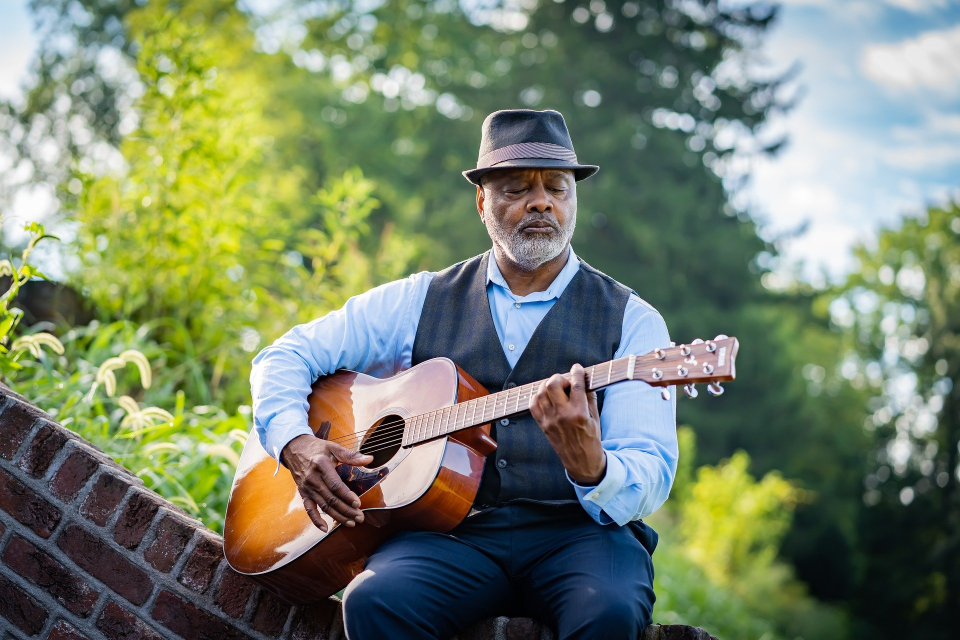
#> input picture front/src/assets/test/test.jpg, 1920 x 1280 px (shown at 1/2 size)
$ python -i contrast.py   (imports and definitions only)   (older library calls are emulated)
#> lines starting #> are read from the running program, lines starting #| are printed output that depends on the picture
import numpy as np
import scipy, scipy.misc, scipy.signal
import cv2


def computeTextureWeights(fin, sigma, sharpness):
    dt0_v = np.vstack((np.diff(fin, n=1, axis=0), fin[0,:]-fin[-1,:]))
    dt0_h = np.vstack((np.diff(fin, n=1, axis=1).conj().T, fin[:,0].conj().T-fin[:,-1].conj().T)).conj().T

    gauker_h = scipy.signal.convolve2d(dt0_h, np.ones((1,sigma)), mode='same')
    gauker_v = scipy.signal.convolve2d(dt0_v, np.ones((sigma,1)), mode='same')

    W_h = 1/(np.abs(gauker_h)*np.abs(dt0_h)+sharpness)
    W_v = 1/(np.abs(gauker_v)*np.abs(dt0_v)+sharpness)

    return  W_h, W_v

def solveLinearEquation(IN, wx, wy, lamda):
    [r, c] = IN.shape
    k = r * c
    dx =  -lamda * wx.flatten('F')
    dy =  -lamda * wy.flatten('F')
    tempx = np.roll(wx, 1, axis=1)
    tempy = np.roll(wy, 1, axis=0)
    dxa = -lamda *tempx.flatten('F')
    dya = -lamda *tempy.flatten('F')
    tmp = wx[:,-1]
    tempx = np.concatenate((tmp[:,None], np.zeros((r,c-1))), axis=1)
    tmp = wy[-1,:]
    tempy = np.concatenate((tmp[None,:], np.zeros((r-1,c))), axis=0)
    dxd1 = -lamda * tempx.flatten('F')
    dyd1 = -lamda * tempy.flatten('F')

    wx[:,-1] = 0
    wy[-1,:] = 0
    dxd2 = -lamda * wx.flatten('F')
    dyd2 = -lamda * wy.flatten('F')

    Ax = scipy.sparse.spdiags(np.concatenate((dxd1[:,None], dxd2[:,None]), axis=1).T, np.array([-k+r,-r]), k, k)
    Ay = scipy.sparse.spdiags(np.concatenate((dyd1[None,:], dyd2[None,:]), axis=0), np.array([-r+1,-1]), k, k)
    D = 1 - ( dx + dy + dxa + dya)
    A = ((Ax+Ay) + (Ax+Ay).conj().T + scipy.sparse.spdiags(D, 0, k, k)).T

    tin = IN[:,:]
    tout = scipy.sparse.linalg.spsolve(A, tin.flatten('F'))
    OUT = np.reshape(tout, (r, c), order='F')

    return OUT


def tsmooth(img, lamda=0.01, sigma=3.0, sharpness=0.001):
    I = cv2.normalize(img.astype('float64'), None, 0.0, 1.0, cv2.NORM_MINMAX)
    x = np.copy(I)
    wx, wy = computeTextureWeights(x, sigma, sharpness)
    S = solveLinearEquation(I, wx, wy, lamda)
    return S

# [48 lines left out: functions rgb2gm, applyK, entropy, maxEntropyEnhance, not called in this run]


def Ying_2017_CAIP(img, mu=0.5, a=-0.3293, b=1.1258):
    lamda = 0.5
    sigma = 5
    I = cv2.normalize(img.astype('float64'), None, 0.0, 1.0, cv2.NORM_MINMAX)

    # Weight matrix estimation
    t_b = np.max(I, axis=2)
    t_our = cv2.resize(tsmooth(cv2.resize(t_b, dsize=(t_b.shape[1], t_b.shape[0]), interpolation=cv2.INTER_CUBIC), lamda, sigma), (t_b.shape[1], t_b.shape[0]), interpolation=cv2.INTER_AREA)

    # Apply camera model with k(exposure ratio)
    isBad = t_our < 0.5
    J = maxEntropyEnhance(I, isBad)

    # W: Weight Matrix
    t = np.zeros((t_our.shape[0], t_our.shape[1], I.shape[2]))
    for i in range(I.shape[2]):
        t[:,:,i] = t_our
    W = t**mu

    I2 = I*W
    J2 = J*(1-W)

    result = I2 + J2
    result = result * 255
    result[result > 255] = 255
    result[result<0] = 0
    return result.astype(np.uint8)

>>> import cv2
>>> picture = cv2.imread('../../../front/src/assets/test/test.jpg')
#> picture is the input picture: shape (1280, 1920, 3); mean B, G, R 106.4, 130.1, 118.2
>>> result = Ying_2017_CAIP(picture)
#> in Ying_2017_CAIP, `t_b = np.max(I, axis=2)`:
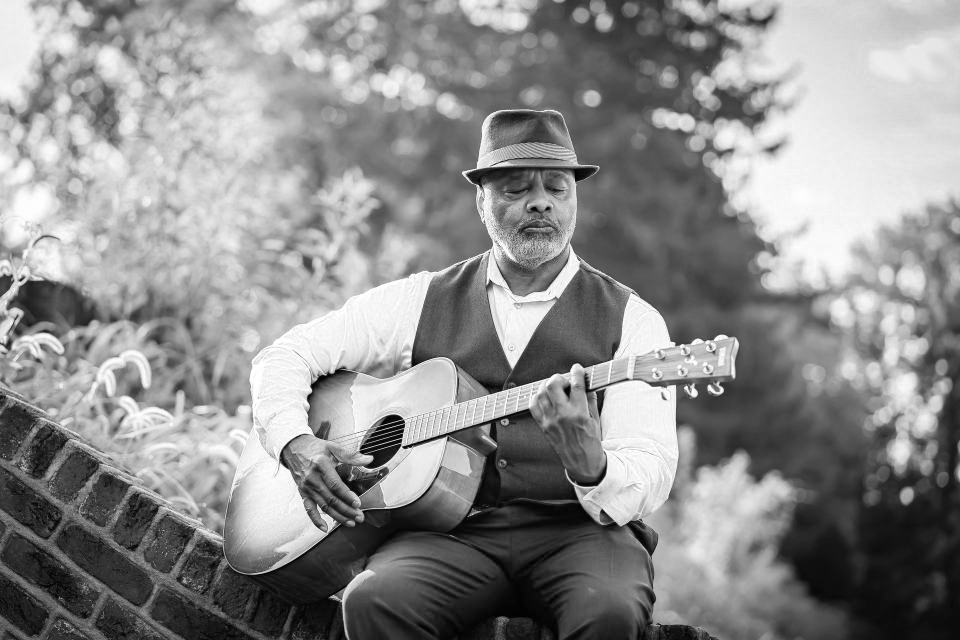
#> t_b: shape (1280, 1920) float64 (shown at 1/2 size); min 0, max 1, mean 0.55
#> in computeTextureWeights, `dt0_v = np.vstack((np.diff(fin, n=1, axis=0), fin[0,:]-fin[-1,:]))`:
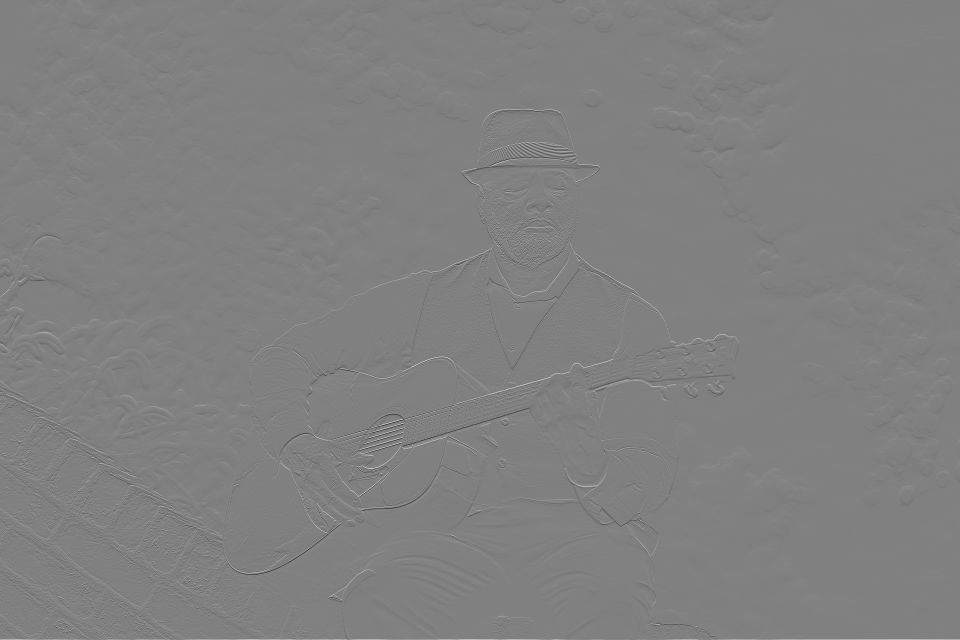
#> dt0_v: shape (1280, 1920) float64 (shown at 1/2 size); min -0.945, max 0.929, mean -4.63e-20; drawn with min black and max white
#> in computeTextureWeights, `gauker_h = scipy.signal.convolve2d(dt0_h, np.ones((1,sigma)), mode='sa..`:
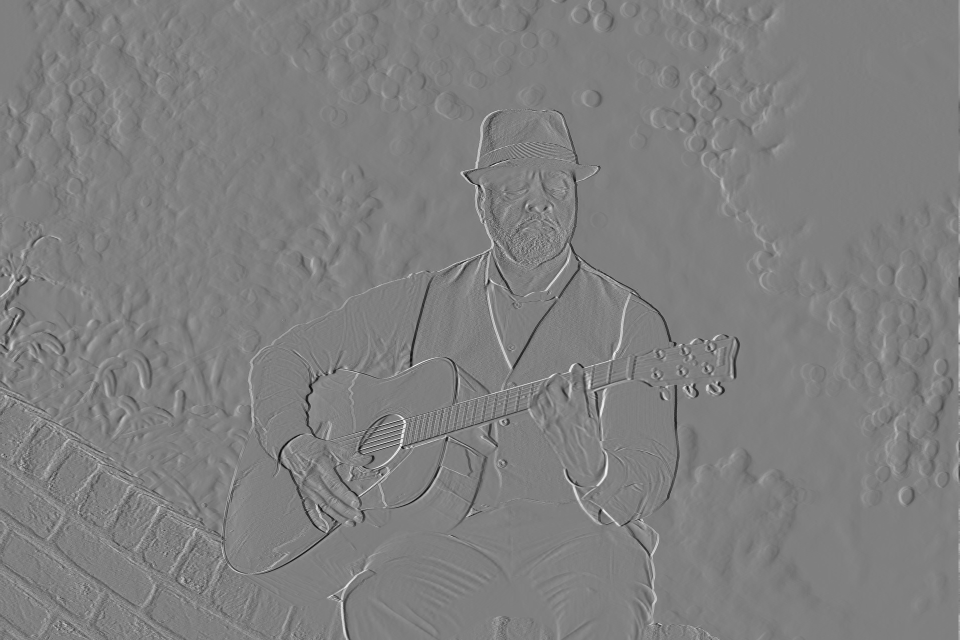
#> gauker_h: shape (1280, 1920) float64 (shown at 1/2 size); min -0.976, max 0.973, mean -0.00011; drawn with min black and max white
#> in computeTextureWeights, `W_h = 1/(np.abs(gauker_h)*np.abs(dt0_h)+sharpness)`:
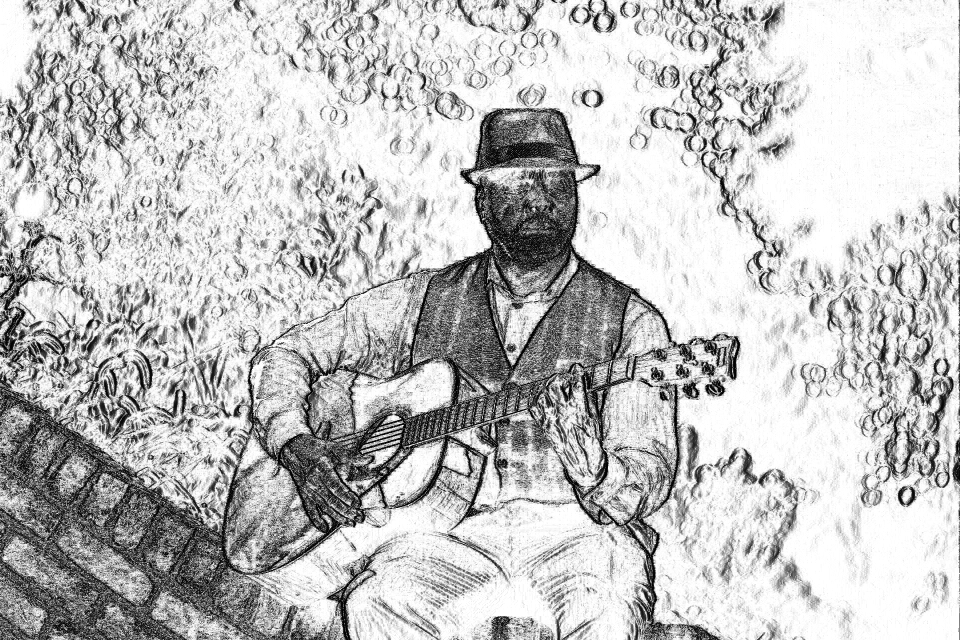
#> W_h: shape (1280, 1920) float64 (shown at 1/2 size); min 1.5, max 1000, mean 757.9; drawn with min black and max white
#> in computeTextureWeights, `W_v = 1/(np.abs(gauker_v)*np.abs(dt0_v)+sharpness)`:
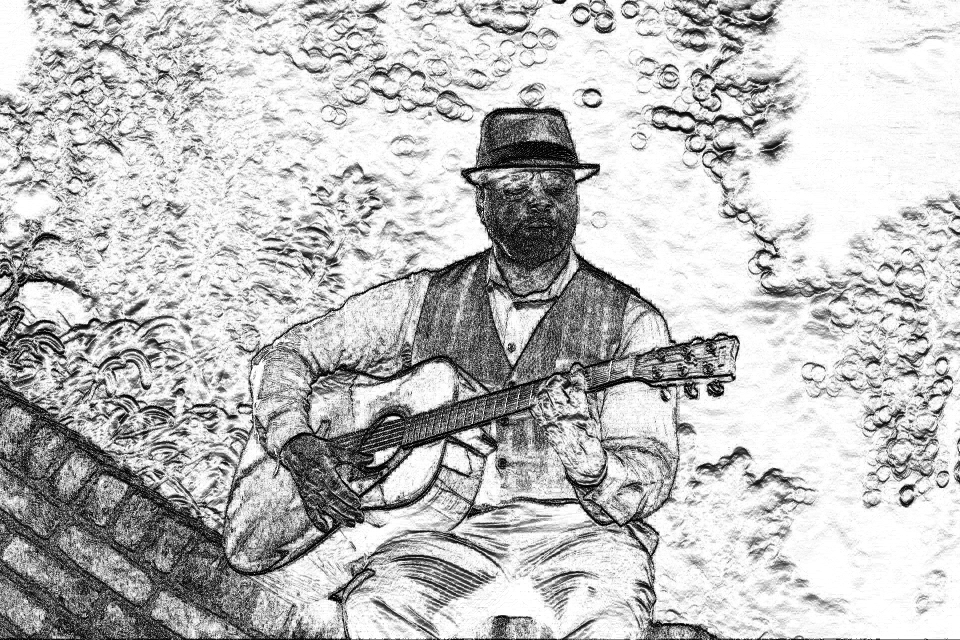
#> W_v: shape (1280, 1920) float64 (shown at 1/2 size); min 1.15, max 1000, mean 749; drawn with min black and max white
#> in solveLinearEquation, `tempy = np.roll(wy, 1, axis=0)`:
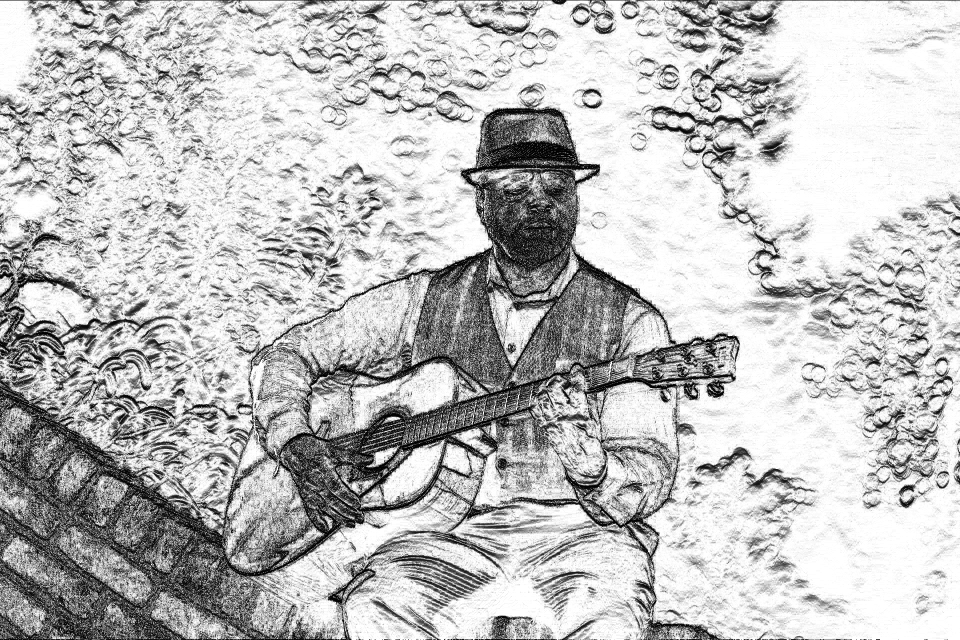
#> tempy: shape (1280, 1920) float64 (shown at 1/2 size); min 1.15, max 1000, mean 749; drawn with min black and max white
#> in solveLinearEquation, `tmp = wx[:,-1]`: tmp = 1280 values, max 1000 at index 276, min 1.96 at index 664, mean 170
#> in solveLinearEquation, `tempx = np.concatenate((tmp[:,None], np.zeros((r,c-1))), axis=1)`:
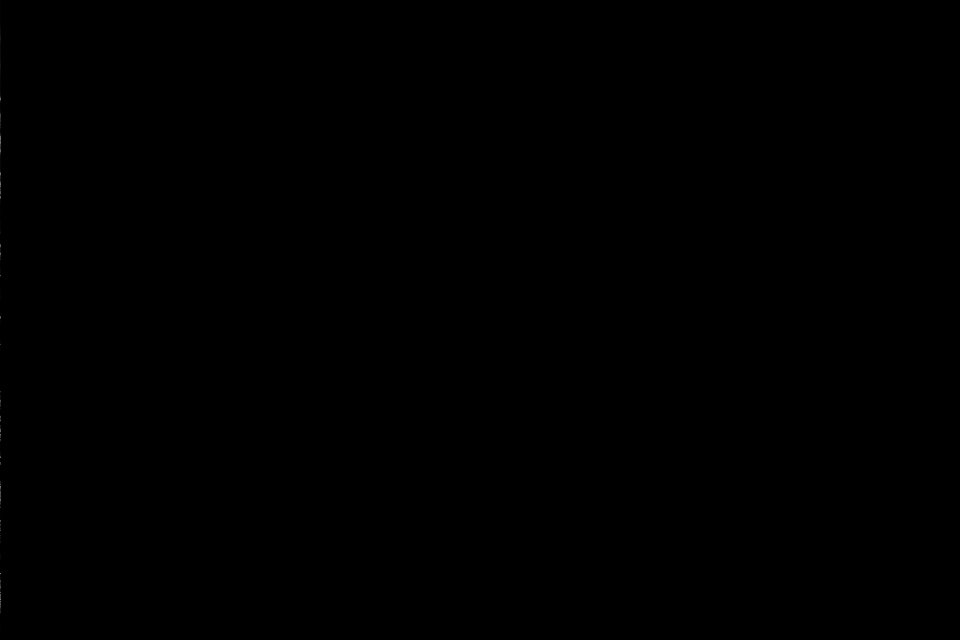
#> tempx: shape (1280, 1920) float64 (shown at 1/2 size); min 0, max 1000, mean 0.1; drawn with min black and max white
#> in solveLinearEquation, `tmp = wy[-1,:]`: tmp = 1920 values, max 1000 at index 1263, min 1.15 at index 948, mean 29.01
#> (the run stopped early here; a loop or call above may not have finished)
